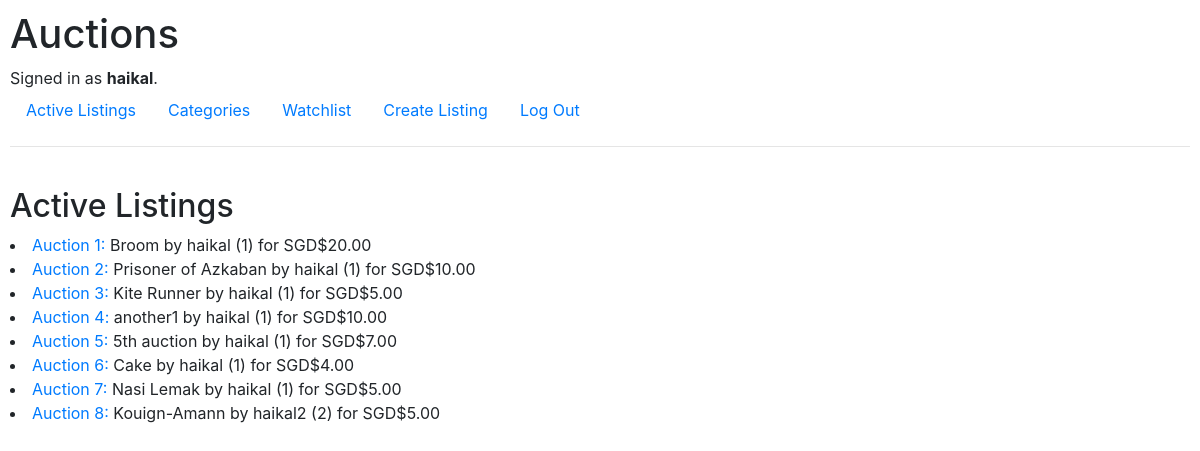
The app's page /auctions/ (signed in), older data.
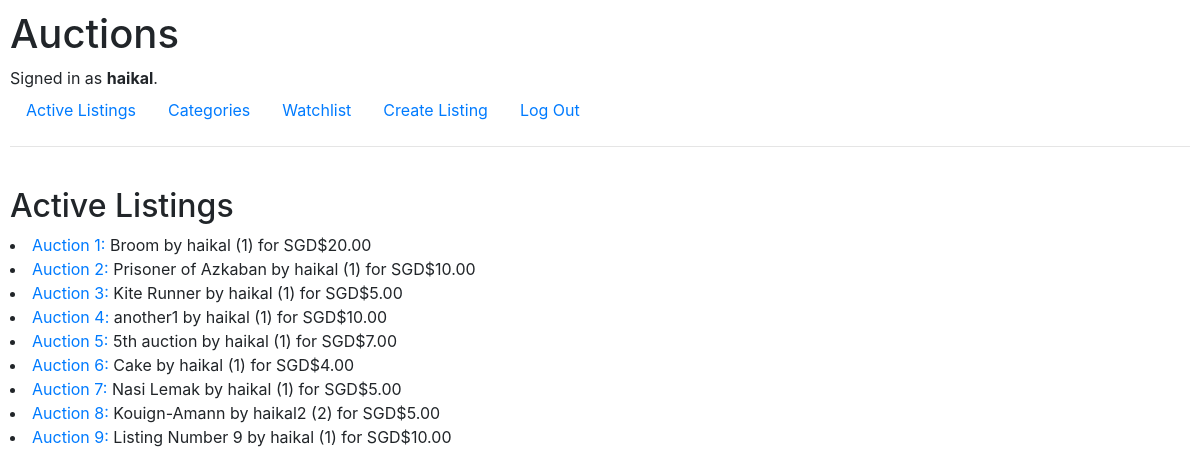
The same page, newer data.
### auctions/models.py (models this page shows, shortened)
class User(AbstractUser):
    country = models.CharField(max_length=64)
    def __str__(self):
        return f"{self.username} ({self.id})"

class Auction(models.Model):
    BOOKS = 'Books'
    AUTOMOBILE = 'Automobile'
    TOYS = 'Toys'
    FOOD = 'Food'
    CLOTHING = 'Clothing'
    OTHERS = 'Others'
    CATEGORIES_CHOICES = [
        (BOOKS, 'Books'),
        (AUTOMOBILE, 'Automobile'),
        (TOYS, 'Toys'),
        (FOOD, 'Food'),
        (CLOTHING, 'Clothing'),
        (OTHERS, 'Others'),
    ]
    title = models.CharField(max_length=32)
    description = models.TextField(max_length=100)
    user = models.ForeignKey(User, on_delete=models.CASCADE, related_name="listings")
    watchlist = models.ManyToManyField(User, blank=True, related_name="watchlist")
    price = models.DecimalField(max_digits=5, decimal_places=2) # initial price
    bid = models.DecimalField(max_digits=5, decimal_places=2, default=0.0)
    bidder = models.ManyToManyField(User, blank=True, related_name="bidder")
    picture = models.URLField()
    category = models.CharField(max_length=32, choices=CATEGORIES_CHOICES, default=OTHERS)
    active = models.BooleanField(default=True) # the status of the listing, if it's active or not

### auctions/views.py (the view)
# urls.py: path("", views.index, name="index"),
def index(request):
    return render(request, "auctions/index.html", {
        "auctions": Auction.objects.all()
    })

### auctions/templates/auctions/index.html
{% extends "auctions/layout.html" %}
{% block body %}
    {% if user.is_authenticated %}
        <br>
        <h2>Active Listings</h2>
        {% for auction in auctions %}
            <li> <a href="{% url 'auctions:listing' auction.id %}">Auction {{ auction.id }}:</a> {{ auction.title }} by {{ auction.user }} for SGD${{ auction.price }} </li>
        {% endfor %}
    {% endif %}
{% endblock %}

### auctions/templates/auctions/layout.html (shortened to what this page needs)
{% load static %}
<!DOCTYPE html>
<html lang="en">
    <head>
        <link rel="stylesheet" href="https://stackpath.bootstrapcdn.com/bootstrap/4.4.1/css/bootstrap.min.css">
        <link href="{% static 'auctions/styles.css' %}" rel="stylesheet">
    </head>
    <body>
        <h1>Auctions</h1>
        <div>
            {% if user.is_authenticated %}
                Signed in as <strong>{{ user.username }}</strong>.
            {% else %}
                Not signed in.
            {% endif %}
        </div>
        <ul class="nav">
            {% if user.is_authenticated %}
                <li class="nav-item">
                    <a class="nav-link" href="{% url 'auctions:index' %}">Active Listings</a>
                </li>
                <li class="nav-item">
                    <a class="nav-link" href="{% url 'auctions:categoriesMain' %}">Categories</a>
                </li>
                <li>
                    <a class="nav-link" href="{% url 'auctions:watchlist' %}">Watchlist</a>
                </li>
                <li class="nav-item">
                    <a class="nav-link" href="{% url 'auctions:createListing' %}">Create Listing</a>
                </li>
                <li class="nav-item">
                    <a class="nav-link" href="{% url 'auctions:logout' %}">Log Out</a>
                </li>
            {% endif %}
        </ul>
        <hr>
        {% block body %}
        {% endblock %}
    </body>
</html>

### auctions/static/auctions/styles.css (style rules this page uses)
body { padding: 10px; }

Row changes from the older to the newer data that the page shows:
added Auction: id "9", title "Listing Number 9", user "haikal (1)", price "10.00"
